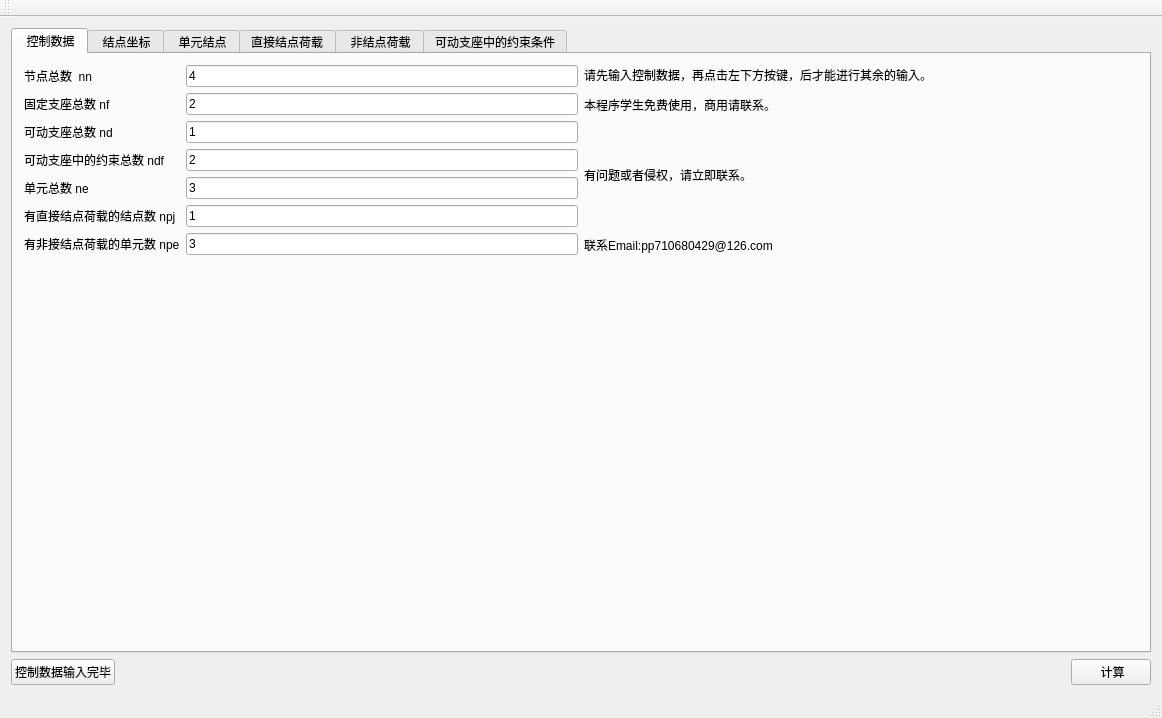
<?xml version="1.0" encoding="UTF-8"?>
<ui version="4.0">
 <class>MainWindow</class>
 <widget class="QMainWindow" name="MainWindow">
  <property name="geometry">
   <rect>
    <x>0</x>
    <y>0</y>
    <width>1162</width>
    <height>718</height>
   </rect>
  </property>
  <property name="windowTitle">
   <string>结构力学---结构矩阵</string>
  </property>
  <property name="windowIcon">
   <iconset resource="res.qrc">
    <normaloff>:/run/icon/unstructured data.png</normaloff>:/run/icon/unstructured data.png</iconset>
  </property>
  <widget class="QWidget" name="centralWidget">
   <layout class="QVBoxLayout" name="verticalLayout">
    <item>
     <widget class="QTabWidget" name="tabWidget">
      <property name="currentIndex">
       <number>0</number>
      </property>
      <widget class="QWidget" name="tab1">
       <attribute name="title">
        <string> 控制数据</string>
       </attribute>
       <layout class="QVBoxLayout" name="verticalLayout_7">
        <item>
         <layout class="QHBoxLayout" name="horizontalLayout_2" stretch="1,1">
          <item>
           <layout class="QFormLayout" name="formLayout">
            <item row="0" column="0">
             <widget class="QLabel" name="label">
              <property name="text">
               <string>节点总数  nn</string>
              </property>
             </widget>
            </item>
            <item row="0" column="1">
             <widget class="QLineEdit" name="lineEdit_nn">
              <property name="text">
               <string>4</string>
              </property>
             </widget>
            </item>
            <item row="1" column="0">
             <widget class="QLabel" name="label_2">
              <property name="text">
               <string>固定支座总数 nf</string>
              </property>
             </widget>
            </item>
            <item row="1" column="1">
             <widget class="QLineEdit" name="lineEdit_nf">
              <property name="text">
               <string>2</string>
              </property>
             </widget>
            </item>
            <item row="2" column="0">
             <widget class="QLabel" name="label_3">
              <property name="text">
               <string>可动支座总数 nd</string>
              </property>
             </widget>
            </item>
            <item row="2" column="1">
             <widget class="QLineEdit" name="lineEdit_nd">
              <property name="text">
               <string>1</string>
              </property>
             </widget>
            </item>
            <item row="3" column="0">
             <widget class="QLabel" name="label_4">
              <property name="text">
               <string>可动支座中的约束总数 ndf</string>
              </property>
             </widget>
            </item>
            <item row="3" column="1">
             <widget class="QLineEdit" name="lineEdit_ndf">
              <property name="text">
               <string>2</string>
              </property>
             </widget>
            </item>
            <item row="4" column="0">
             <widget class="QLabel" name="label_5">
              <property name="text">
               <string>单元总数 ne</string>
              </property>
             </widget>
            </item>
            <item row="4" column="1">
             <widget class="QLineEdit" name="lineEdit_ne">
              <property name="text">
               <string>3</string>
              </property>
             </widget>
            </item>
            <item row="5" column="0">
             <widget class="QLabel" name="label_6">
              <property name="text">
               <string>有直接结点荷载的结点数 npj</string>
              </property>
             </widget>
            </item>
            <item row="5" column="1">
             <widget class="QLineEdit" name="lineEdit_npj">
              <property name="text">
               <string>1</string>
              </property>
             </widget>
            </item>
            <item row="6" column="0">
             <widget class="QLabel" name="label_7">
              <property name="text">
               <string>有非接结点荷载的单元数 npe</string>
              </property>
             </widget>
            </item>
            <item row="6" column="1">
             <widget class="QLineEdit" name="lineEdit_npe">
              <property name="text">
               <string>3</string>
              </property>
             </widget>
            </item>
           </layout>
          </item>
          <item>
           <widget class="QLabel" name="label_8">
            <property name="text">
             <string>&lt;html&gt;&lt;head/&gt;&lt;body&gt;&lt;p&gt;请先输入控制数据，再点击左下方按键，后才能进行其余的输入。   &lt;/p&gt;&lt;p&gt;本程序学生免费使用，商用请联系。&lt;/p&gt;&lt;p&gt;&lt;br/&gt;&lt;/p&gt;&lt;p&gt;有问题或者侵权，请立即联系。&lt;/p&gt;&lt;p&gt;&lt;br/&gt;&lt;/p&gt;&lt;p&gt;联系Email:pp710680429@126.com&lt;/p&gt;&lt;/body&gt;&lt;/html&gt;</string>
            </property>
           </widget>
          </item>
         </layout>
        </item>
        <item>
         <spacer name="verticalSpacer">
          <property name="orientation">
           <enum>Qt::Vertical</enum>
          </property>
          <property name="sizeHint" stdset="0">
           <size>
            <width>20</width>
            <height>341</height>
           </size>
          </property>
         </spacer>
        </item>
       </layout>
      </widget>
      <widget class="QWidget" name="tab2">
       <attribute name="title">
        <string> 结点坐标</string>
       </attribute>
       <layout class="QVBoxLayout" name="verticalLayout_2">
        <item>
         <widget class="QTableView" name="tableView_jiedianzuobiao">
          <attribute name="horizontalHeaderCascadingSectionResizes">
           <bool>true</bool>
          </attribute>
          <attribute name="horizontalHeaderShowSortIndicator" stdset="0">
           <bool>false</bool>
          </attribute>
          <attribute name="horizontalHeaderStretchLastSection">
           <bool>true</bool>
          </attribute>
          <attribute name="verticalHeaderVisible">
           <bool>false</bool>
          </attribute>
          <attribute name="verticalHeaderCascadingSectionResizes">
           <bool>false</bool>
          </attribute>
          <attribute name="verticalHeaderHighlightSections">
           <bool>true</bool>
          </attribute>
         </widget>
        </item>
       </layout>
      </widget>
      <widget class="QWidget" name="tab3">
       <attribute name="title">
        <string> 单元结点</string>
       </attribute>
       <layout class="QVBoxLayout" name="verticalLayout_3">
        <item>
         <widget class="QTableView" name="tableView_danyunjiedian">
          <attribute name="verticalHeaderVisible">
           <bool>false</bool>
          </attribute>
         </widget>
        </item>
       </layout>
      </widget>
      <widget class="QWidget" name="tab4">
       <attribute name="title">
        <string>直接结点荷载</string>
       </attribute>
       <layout class="QVBoxLayout" name="verticalLayout_4">
        <item>
         <widget class="QTableView" name="tableView_zhijiejiedianhezai">
          <attribute name="verticalHeaderVisible">
           <bool>false</bool>
          </attribute>
         </widget>
        </item>
       </layout>
      </widget>
      <widget class="QWidget" name="tab5">
       <attribute name="title">
        <string> 非结点荷载</string>
       </attribute>
       <layout class="QVBoxLayout" name="verticalLayout_5">
        <item>
         <widget class="QTableView" name="tableView_feijiedianhezai">
          <attribute name="verticalHeaderVisible">
           <bool>false</bool>
          </attribute>
         </widget>
        </item>
       </layout>
      </widget>
      <widget class="QWidget" name="tab6">
       <attribute name="title">
        <string>可动支座中的约束条件</string>
       </attribute>
       <layout class="QVBoxLayout" name="verticalLayout_6">
        <item>
         <widget class="QTableView" name="tableView_kedongzhiyueshu">
          <attribute name="verticalHeaderVisible">
           <bool>false</bool>
          </attribute>
         </widget>
        </item>
       </layout>
      </widget>
     </widget>
    </item>
    <item>
     <layout class="QHBoxLayout" name="horizontalLayout">
      <item>
       <widget class="QPushButton" name="pushButton_2">
        <property name="text">
         <string>控制数据输入完毕</string>
        </property>
       </widget>
      </item>
      <item>
       <spacer name="horizontalSpacer">
        <property name="orientation">
         <enum>Qt::Horizontal</enum>
        </property>
        <property name="sizeHint" stdset="0">
         <size>
          <width>40</width>
          <height>20</height>
         </size>
        </property>
       </spacer>
      </item>
      <item>
       <widget class="QPushButton" name="pushButton">
        <property name="text">
         <string> 计算</string>
        </property>
       </widget>
      </item>
     </layout>
    </item>
   </layout>
  </widget>
  <widget class="QMenuBar" name="menuBar">
   <property name="geometry">
    <rect>
     <x>0</x>
     <y>0</y>
     <width>1162</width>
     <height>26</height>
    </rect>
   </property>
  </widget>
  <widget class="QToolBar" name="mainToolBar">
   <attribute name="toolBarArea">
    <enum>TopToolBarArea</enum>
   </attribute>
   <attribute name="toolBarBreak">
    <bool>false</bool>
   </attribute>
  </widget>
  <widget class="QStatusBar" name="statusBar"/>
  <action name="action">
   <property name="text">
    <string>激活</string>
   </property>
  </action>
 </widget>
 <layoutdefault spacing="6" margin="11"/>
 <resources>
  <include location="res.qrc"/>
 </resources>
 <connections/>
</ui>
